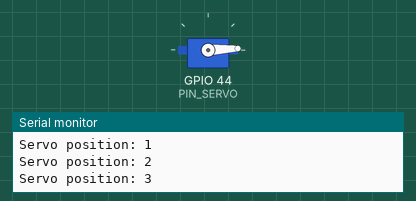
Simulated run of this sketch. Board: ESP32. Shown: servo, the last lines printed to the serial monitor.

Above: at 0.05 s.
At 1.55 s:
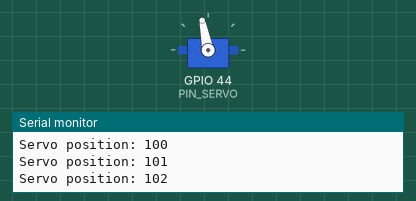
At 3.1 s:
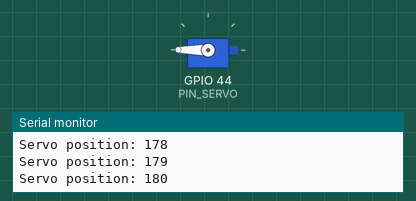
At 6.15 s:
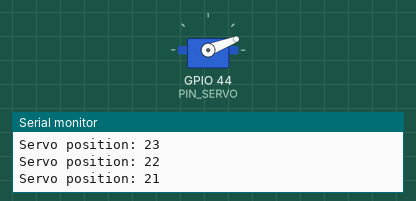
Timing chart, 0 to 9.7 s (numbered marks = the images above):
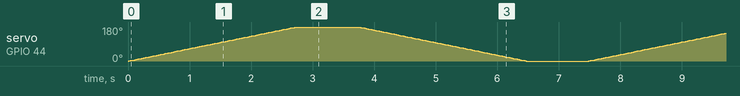

The sketch:

hello.ino
```cpp
// #include "Wire.h"
// #include "TFLI2C.h"
// #include <ESP32Servo.h>

// // I2C sensor and servo objects
// TFLI2C sensor;
// Servo g_servo;

// // Servo control parameters
// int g_servo_pos_deg = 0;      // current angle (degrees)
// int angle_resolution = 5;     // movement step (degrees)
// const int PIN_SERVO = D7;     // servo signal pin

// // Sweep the servo back and forth and print distance readings
// void measuring() {
//   g_servo.write(g_servo_pos_deg);  // move to current position

//   int16_t dist;
//   if (sensor.getData(dist, 0x10)) {  // read from sensor at address 0x10
//     Serial.print("dist: ");
//     Serial.println(dist);
//   }

//   // Reverse direction at the limits (0° and 180°)
//   if (g_servo_pos_deg < 0 || g_servo_pos_deg > 180) {
//     angle_resolution = -angle_resolution;
//   }

//   g_servo_pos_deg += angle_resolution;  // update for next sweep
//   Serial.printf("deg: %d\n", g_servo_pos_deg  );
//   delay(100);  // brief pause
// }

// // Move servo to a specific angle and take several readings
// void measure_deg_specific(int deg) {
//   g_servo.write(deg);  // set target angle

//   for (int i = 0; i < 10; i++) {
//     int16_t dist;
//     if (sensor.getData(dist, 0x10)) {
//       Serial.print("dist: ");
//       Serial.println(dist);
//     }
//   }

//   Serial.printf("deg: %d\n", deg);
// }

// void setup() {
//   Serial.begin(115200);       // start serial for debug
//   g_servo.attach(PIN_SERVO);  // attach servo to its pin
//   Wire.begin();               // init I2C bus
// }

// void loop() {
//   // To test, uncomment one of these:
//   measuring();
//   // measure_deg_specific(50);
// }


#include <ESP32Servo.h> // Include the ESP32 Servo library

// Servo object
Servo g_servo;

// Servo control parameters
const int PIN_SERVO = D7; // servo signal pin (assuming D7 is a valid pin for your ESP32)

void setup() {
  Serial.begin(115200);      // Start serial for debugging
  g_servo.attach(PIN_SERVO); // Attach servo to its pin
  Serial.println("Servo program started.");
}

void loop() {
  // Rotate from 0 to 180 degrees
  for (int pos = 0; pos <= 180; pos += 1) { // Go from 0 to 180 degrees
    g_servo.write(pos);                     // Tell servo to go to position in variable 'pos'
    Serial.print("Servo position: ");
    Serial.println(pos);
    delay(15);                              // waits 15ms for the servo to reach the position
  }

  delay(1000); // Wait for 1 second at 180 degrees

  // Rotate from 180 to 0 degrees
  for (int pos = 180; pos >= 0; pos -= 1) { // Go from 180 to 0 degrees
    g_servo.write(pos);                     // Tell servo to go to position in variable 'pos'
    Serial.print("Servo position: ");
    Serial.println(pos);
    delay(15);                              // waits 15ms for the servo to reach the position
  }

  delay(1000); // Wait for 1 second at 0 degrees
}
```
